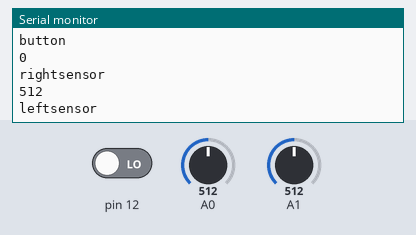
This sketch was run on a simulated Arduino Uno, built with avr-gcc and run on an emulated ATmega328P. On the bench: the last lines printed to the serial monitor. The inputs (shaded band) are chosen by the test bench; at power-on: A0 = 512, A1 = 512, pin 12 LOW.

Above: at 1.2 s.
1.3 s: A0 set to 105
At 2.3 s:
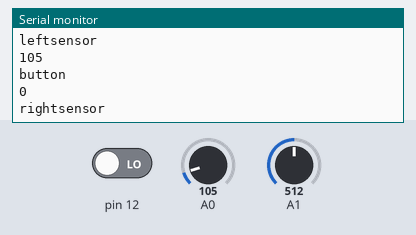
4.3 s: A0 set to 92
5.8 s: A1 set to 981
At 6.3 s:
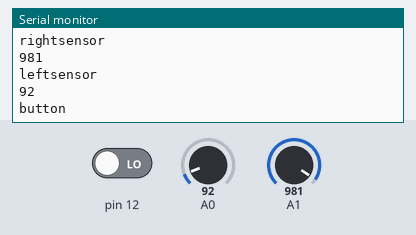
7.3 s: A1 set to 1013
At 8.4 s:
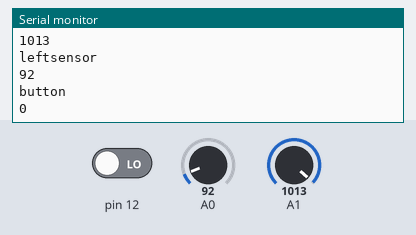
8.8 s: A0 set to 11
At 9.6 s:
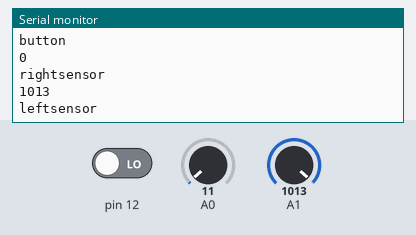
10.3 s: A0 set to 8
At 11.1 s:
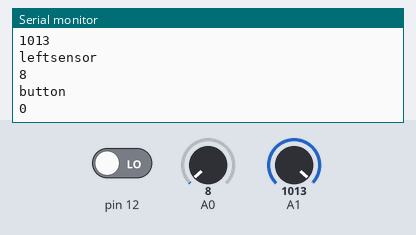
Timing chart, 0 to 12.8 s (numbered marks = the images above; inputs shaded):
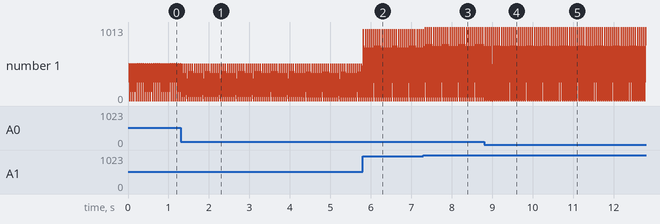

Measured:
- the behaviour switches between 999 and 1000 on A1 (found by bisection; images 2 and 3)
- the behaviour switches between 10 and 9 on A0 (found by bisection; images 4 and 5)
- after the input at 1.3 s, the serial monitor: prints a new line after 0.06 s (image 1)
- after the input at 5.8 s, the serial monitor: prints a new line at once (image 2)
- after the input at 7.3 s, the serial monitor: prints a new line after 0.05 s (image 3)
- after the input at 8.8 s, the serial monitor: prints a new line at once (image 4)
- after the input at 10.3 s, the serial monitor: prints a new line after 0.07 s (image 5)
- plotted number 1: 0 → 981 after the input at 5.8 s

The sketch:

serial-pot.ino
```cpp
void setup() {
  Serial.begin(9600); // initialize serial communications
}

void loop() {
  // read the input pin:
  int rightsensor = analogRead(A1);
  // print it out the serial port:
  Serial.println("rightsensor");
//  delay(50);
  Serial.println(rightsensor);


int leftsensor = analogRead(A0);
  Serial.println("leftsensor");
//  delay(50);
  Serial.println(leftsensor);
//  delay(50);

  int button = digitalRead(12);
  Serial.println("button");
//  delay(50);
  Serial.println(button);
 delay(50);
}
```
